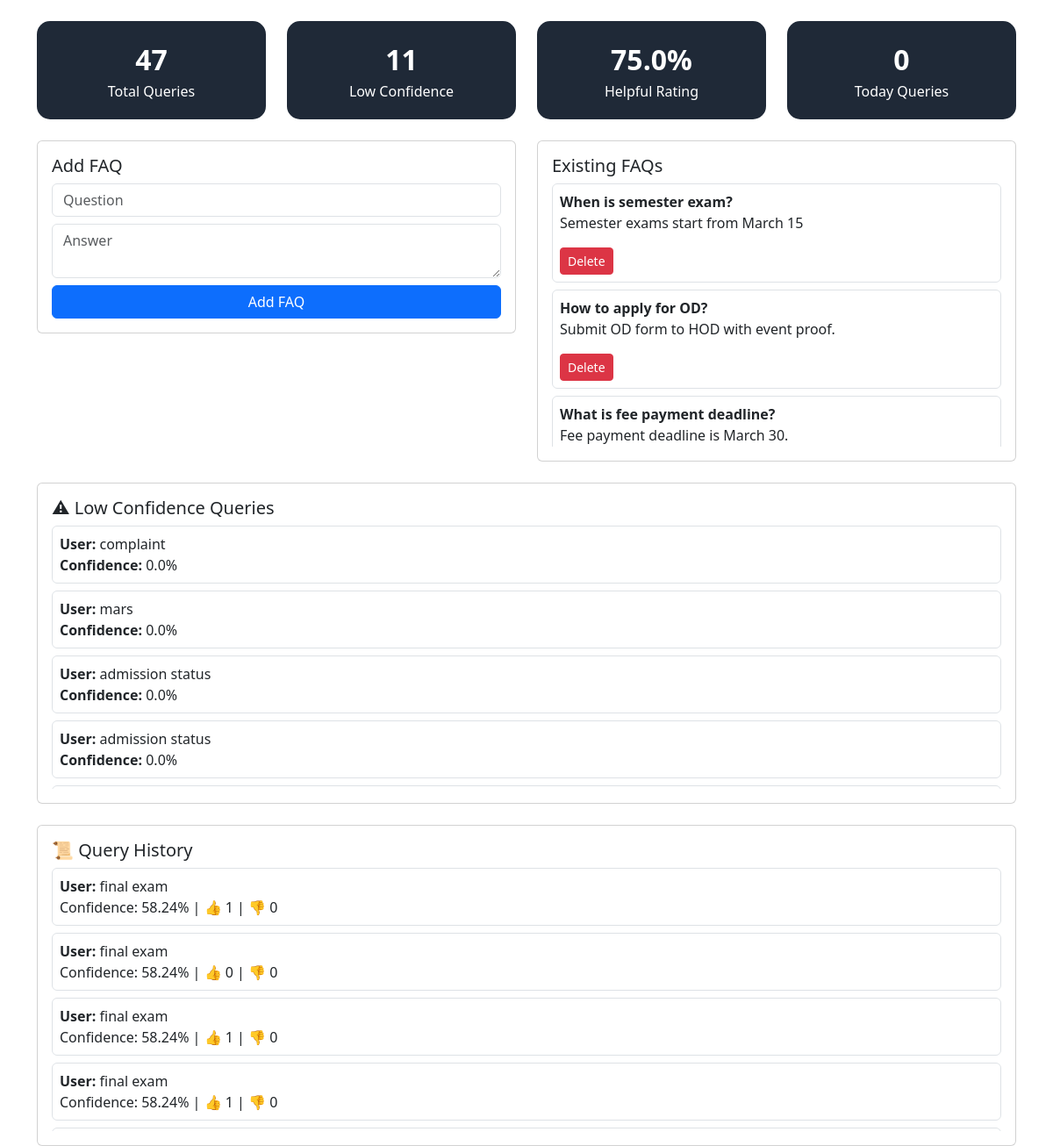
The page /admin (signed in) on the database its author committed.
### tables this page shows
CREATE TABLE faqs (
            id INTEGER PRIMARY KEY AUTOINCREMENT,
            question TEXT,
            answer TEXT
        );

CREATE TABLE logs (
            id INTEGER PRIMARY KEY AUTOINCREMENT,
            user_input TEXT,
            bot_response TEXT,
            confidence REAL
        , is_low_confidence INTEGER DEFAULT 0, helpful_count INTEGER DEFAULT 0, not_helpful_count INTEGER DEFAULT 0);

### app.py (the view)
@app.route("/admin")
def admin():
    if not session.get("admin"):
        return redirect(url_for("login"))
    conn = sqlite3.connect("database.db")
    cursor = conn.cursor()
    from datetime import datetime, timedelta
    today = datetime.now().date()
    cursor.execute("""
        SELECT COUNT(*) FROM logs
        WHERE DATE(rowid, 'unixepoch') = DATE('now')
""")
    today_queries = cursor.fetchone()[0]
    cursor.execute("SELECT SUM(helpful_count), SUM(not_helpful_count) FROM logs")
    result = cursor.fetchone()
    total_helpful = result[0] if result[0] else 0
    total_not_helpful = result[1] if result[1] else 0
    total_feedback = total_helpful + total_not_helpful
    if total_feedback > 0:
       helpful_percentage = round((total_helpful / total_feedback) * 100, 2)
    else:
        helpful_percentage = 0
    cursor.execute("SELECT * FROM faqs")
    faqs = cursor.fetchall()
    cursor.execute("SELECT COUNT(*) FROM logs")
    total_queries = cursor.fetchone()[0]
    cursor.execute("SELECT * FROM logs WHERE confidence < 40")
    low_confidence_logs = cursor.fetchall()
    cursor.execute("""
        SELECT id, user_input, confidence, helpful_count, not_helpful_count
        FROM logs
        ORDER BY id DESC
""")
    all_logs = cursor.fetchall()
    conn.close()
    from flask import render_template
    return render_template(
    "admin.html",
    faqs=faqs,
    total_queries=total_queries,
    low_confidence_logs=low_confidence_logs,
    all_logs=all_logs,
    today_queries=today_queries,
    helpful_percentage=helpful_percentage
)

### templates/admin.html (shortened to what this page needs)
<!DOCTYPE html>
<html>
<head>
<link href="https://cdn.jsdelivr.net/npm/bootstrap@5.3.2/dist/css/bootstrap.min.css" rel="stylesheet">
<div class="container mt-4">
<div class="row mb-4">
    <div class="col-md-3">
        <div class="dashboard-card">
            <div class="big-number">{{ total_queries }}</div>
            Total Queries
        </div>
    </div>
    <div class="col-md-3">
        <div class="dashboard-card">
            <div class="big-number">{{ low_confidence_logs|length }}</div>
            Low Confidence
        </div>
    </div>
    <div class="col-md-3">
        <div class="dashboard-card">
            <div class="big-number">{{ helpful_percentage }}%</div>
            Helpful Rating
        </div>
    </div>
    <div class="col-md-3">
        <div class="dashboard-card">
            <div class="big-number">{{ today_queries }}</div>
            Today Queries
        </div>
    </div>
</div>
<div class="row">
<div class="col-md-6">
    <div class="card p-3">
        <h5>Add FAQ</h5>
        <form method="POST" action="/add">
            <input name="question" class="form-control mb-2" placeholder="Question" required>
            <textarea name="answer" class="form-control mb-2" placeholder="Answer" required></textarea>
            <button class="btn btn-primary w-100">Add FAQ</button>
        </form>
    </div>
</div>
<div class="col-md-6">
    <div class="card p-3">
        <h5>Existing FAQs</h5>
        <div class="scroll-box">
        {% for faq in faqs %}
            <div class="border rounded p-2 mb-2">
                <strong>{{ faq[1] }}</strong>
                <p>{{ faq[2] }}</p>
                <a href="/delete/{{ faq[0] }}" class="btn btn-sm btn-danger">Delete</a>
            </div>
        {% endfor %}
        </div>
    </div>
</div>
</div>
<div class="card p-3 mt-4">
    <h5>⚠ Low Confidence Queries</h5>
    <div class="scroll-box">
    {% for log in low_confidence_logs %}
        <div class="border rounded p-2 mb-2">
            <strong>User:</strong> {{ log[1] }} <br>
            <strong>Confidence:</strong> {{ log[3] }}%
        </div>
    {% endfor %}
    </div>
</div>
<div class="card p-3 mt-4">
    <h5>📜 Query History</h5>
    <div class="scroll-box">
    {% for log in all_logs %}
        <div class="border rounded p-2 mb-2">
            <strong>User:</strong> {{ log[1] }} <br>
            Confidence: {{ log[2] }}% |
            👍 {{ log[3] }} |
            👎 {{ log[4] }}
        </div>
    {% endfor %}
    </div>
</div>
</div>
</body>
</html>

### templates/admin.html (style rules this page uses)
.scroll-box { max-height:300px; overflow-y:auto; }
.dashboard-card { border-radius:15px; padding:20px; text-align:center; color:white; background:#1f2937; }
.big-number { font-size:32px; font-weight:bold; }

### rows shown on the page
faqs: question "When is semester exam?", answer "Semester exams start from March 15"
faqs: question "How to apply for OD?", answer "Submit OD form to HOD with event proof."
faqs: question "What is fee payment deadline?", answer "Fee payment deadline is March 30."
logs: user_input "complaint", confidence "0.0"
logs: user_input "mars", confidence "0.0"
logs: user_input "admission status", confidence "0.0"
logs: user_input "admission status", confidence "0.0"
logs: user_input "final exam", confidence "58.24", helpful_count "1", not_helpful_count "0"
logs: user_input "final exam", confidence "58.24", helpful_count "0", not_helpful_count "0"
logs: user_input "final exam", confidence "58.24", helpful_count "1", not_helpful_count "0"
logs: user_input "final exam", confidence "58.24", helpful_count "1", not_helpful_count "0"

### other values the page prints
{{ total_queries }} "47"
{{ low_confidence_logs|length }} "11"
{{ helpful_percentage }} "75.0"
{{ today_queries }} "0"
